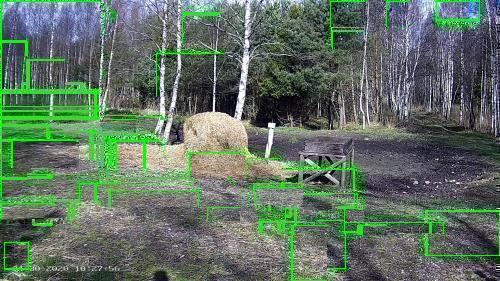
#> input picture in/20200430/20200430-102712-105717_0_.jpg, 500 x 281 px
$ python -i ts_ytb.py   (imports and definitions only)
#> lines starting #> are read from the running program, lines starting #| are printed output that depends on the picture
import sys
import os
import requests
import datetime
import pandas as pd
import argparse
import imutils
import time
import cv2
import csv
import pytz
import streamlink
import glob
from PIL import Image ,ImageDraw
import shutil

TIME_LIM = 1800
DEF_AREA = 300
REFERER = ""


HEADERS = {
    "User-Agent": "Mozilla/5.0 (Windows NT 6.1; Win64; x64; rv:57.0) Gecko/20100101 Firefox/57.0",
    "Accept": "*/*",
    "Accept-Language": "en-US,en;q=0.5",
    "Accept-Encoding": "gzip, deflate, br",
    "Referer": REFERER,
    "DNT": "1",
    "Connection": "keep-alive",
    "Pragma": "no-cache",
    "Cache-Control": "no-cache"
}

try:
    path_to_insec = sys.argv[1]
    path_to_in = sys.argv[2]
    video_url = sys.argv[3]

except IndexError:
    print("Usage:  path/to/insec path/to/in urlvideo")
    sys.exit(1)

retpo_name="noname"
# [6 lines not run here, left out]
retpo_name=os.path.splitext(retpo_name)[0]
logi_name="noname"
# [6 lines not run here, left out]
logi_name=os.path.splitext(logi_name)[0]

pass_name="noname"
# [6 lines not run here, left out]
pass_name=os.path.splitext(pass_name)[0]


def detect_motion(file_name):
    flg_save = 0
    num1rect = 0
    siz1rect = 0
    step_sv = 0
    coun_save = 0
    capms = 1
    vs = cv2.VideoCapture(file_name)
    firstFrame = None
    while True:
        frame = vs.read()
        frame = frame[1]
#> frame is the input picture: shape (281, 500, 3); mean B, G, R 98.8, 113.4, 95.9
        text = "Unoccupied"
        if frame is None:
            break
        #(wa, ha,c) =  frame.shape
        frame = imutils.resize(frame, width=500)
        (ha, wa,c) =  frame.shape
#> ha = 281; wa = 500; c = 3
        gray = cv2.cvtColor(frame, cv2.COLOR_BGR2GRAY)
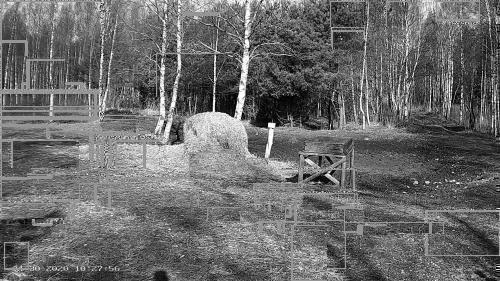
#> gray: shape (281, 500); min 0, max 255, mean 106.5
        gray = cv2.GaussianBlur(gray, (21, 21), 0)
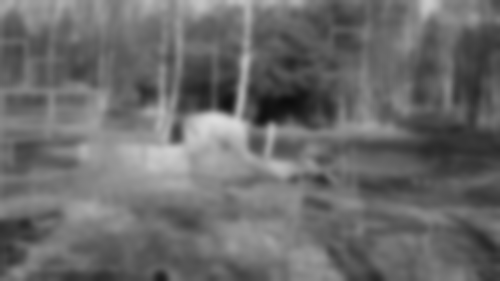
#> gray: shape (281, 500); min 13, max 220, mean 106.4
        if firstFrame is None:
            firstFrame = gray
            continue
        frameDelta = cv2.absdiff(firstFrame, gray)
        thresh = cv2.threshold(frameDelta, 25, 255, cv2.THRESH_BINARY)[1]
        thresh = cv2.dilate(thresh, None, iterations=2)
        cnts = cv2.findContours(thresh.copy(), cv2.RETR_EXTERNAL,cv2.CHAIN_APPROX_SIMPLE)
        cnts = imutils.grab_contours(cnts)
        siz1rectloc = 0
        for c in cnts:
            if cv2.contourArea(c) < DEF_AREA:
                continue
            if cv2.contourArea(c) > siz1rect:
                siz1rect = cv2.contourArea(c)
            if cv2.contourArea(c) > siz1rectloc:
                siz1rectloc = cv2.contourArea(c)
                (x1,y1,w1,h1) = cv2.boundingRect(c)
                if wa/w1 < 5:
                    w1=w1/5
                if ha/h1 < 5:
                    h1=h1/5
                transparent_area1 = (0,0,wa,y1)
                transparent_area2 = (0, y1 + h1,wa,ha)
                transparent_area3 = (0,y1, x1,y1 + h1)
                transparent_area4 = (x1+w1,y1, wa,y1 + h1)
            if len(cnts) > num1rect:
                num1rect = len(cnts)

            flg_save += 1
            (x, y, w, h) = cv2.boundingRect(c)
            cv2.rectangle(frame, (x, y), (x + w, y + h), (0, 255, 0), 2)
        if flg_save > 0:
            coun_save += 1
            flg_save = 0
            frameOrig = frame.copy()

            folder1 = path_to_in+file_name.split('-')[0]
            if not os.path.exists(folder1):
                os.mkdir(folder1)

#            folder1 = folder1+"/"+file_name.split('-')[1]+"-"+file_name.split('-')[2].split('.')[0]
#            if not os.path.exists(folder1):
#                os.mkdir(folder1)

            filejpg=folder1+"/"+file_name.split('.')[0]+"_"+str(step_sv)+"_.jpg"
            if os.path.exists(filejpg):
                os.remove(filejpg)

            cv2.imwrite(filejpg, frameOrig)

            image1 = Image.open(folder1+"/"+file_name.split('.')[0]+"_0_.jpg")
            image2 = Image.open(filejpg)
            image1.putalpha(1)
            image2.putalpha(1)
            mask=Image.new('L', image2.size, color=255)
            draw=ImageDraw.Draw(mask)
            draw.rectangle(transparent_area1, fill=0)
            draw.rectangle(transparent_area2, fill=0)
            draw.rectangle(transparent_area3, fill=0)
            draw.rectangle(transparent_area4, fill=0)
            image2.putalpha(mask)
            alphaComposited = Image.alpha_composite(image1, image2)
            rgb_im = alphaComposited.convert('RGB')
            rgb_im.save(folder1+"/"+file_name.split('.')[0]+"_0_.jpg")
            if step_sv == 0:
                step_sv = 1
            elif os.path.exists(filejpg):
                os.remove(filejpg)

        if capms != 0.0:
            capms = vs.get(cv2.CAP_PROP_POS_MSEC)

    vs.release()
    return coun_save,capms,siz1rect,num1rect

def getSegs(m3):
    lines = m3.text.split('\n')
    segments = []
    for line in lines:
        if '.ts' in line:
            segments.append(line)
    return segments


def dumpSegs( segments, path, append=False):
    with open(path, 'ab' if append else 'wb') as f:
        for segment in segments:
            segurl = segment
            success = False
            while not success:
                try:
                    seg = requests.get(segurl, headers=HEADERS)
                    success = True
                except:
                    print('retrying...')
            f.write(seg.content)


# [100 lines not run here, left out]

>>> result = detect_motion('../in/20200430/20200430-102712-105717_0_.jpg')

$ run again, on in/20200430/20200430-115742-122747_0_.jpg
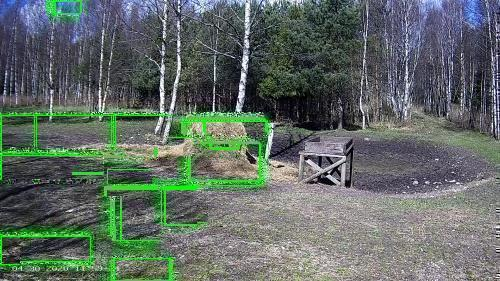
#> input picture in/20200430/20200430-115742-122747_0_.jpg, 500 x 281 px
#> in detect_motion, frame is the input picture: shape (281, 500, 3); mean B, G, R 101, 107.7, 96.4
#> in detect_motion, `gray = cv2.cvtColor(frame, cv2.COLOR_BGR2GRAY)`:
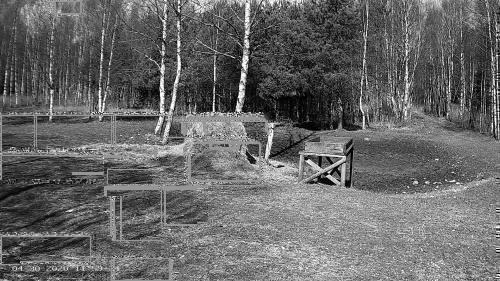
#> gray: shape (281, 500); min 0, max 255, mean 103.5
#> in detect_motion, `gray = cv2.GaussianBlur(gray, (21, 21), 0)`:
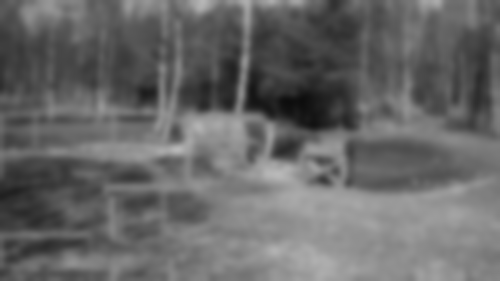
#> gray: shape (281, 500); min 13, max 185, mean 103.5

$ run again, on in/20200430/20200430-201517-204522_0_.jpg
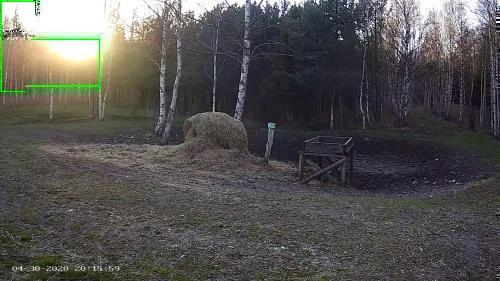
#> input picture in/20200430/20200430-201517-204522_0_.jpg, 500 x 281 px
#> in detect_motion, frame is the input picture: shape (281, 500, 3); mean B, G, R 82.1, 83.6, 85.4
#> in detect_motion, `gray = cv2.cvtColor(frame, cv2.COLOR_BGR2GRAY)`:
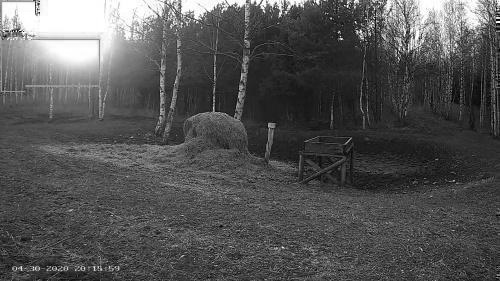
#> gray: shape (281, 500); min 0, max 255, mean 84
#> in detect_motion, `gray = cv2.GaussianBlur(gray, (21, 21), 0)`:
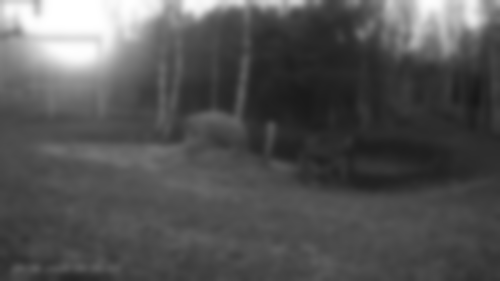
#> gray: shape (281, 500); min 23, max 255, mean 84

$ run again, on in/20200430/20200430-214547-221552_0_.jpg
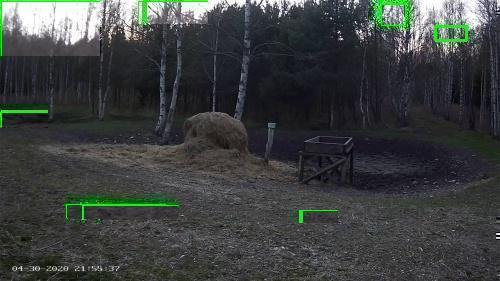
#> input picture in/20200430/20200430-214547-221552_0_.jpg, 500 x 281 px
#> in detect_motion, frame is the input picture: shape (281, 500, 3); mean B, G, R 63.8, 64.2, 60.8
#> in detect_motion, `gray = cv2.cvtColor(frame, cv2.COLOR_BGR2GRAY)`:
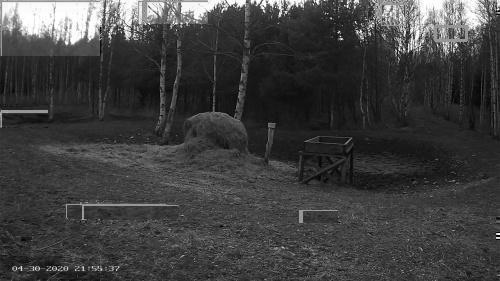
#> gray: shape (281, 500); min 0, max 255, mean 63.1
#> in detect_motion, `gray = cv2.GaussianBlur(gray, (21, 21), 0)`:
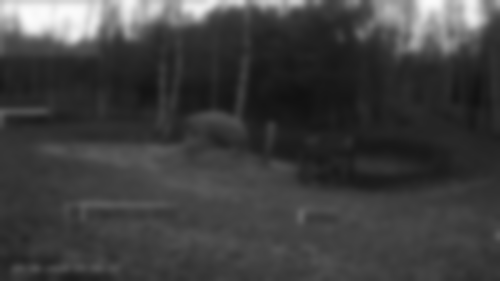
#> gray: shape (281, 500); min 17, max 252, mean 63.1
